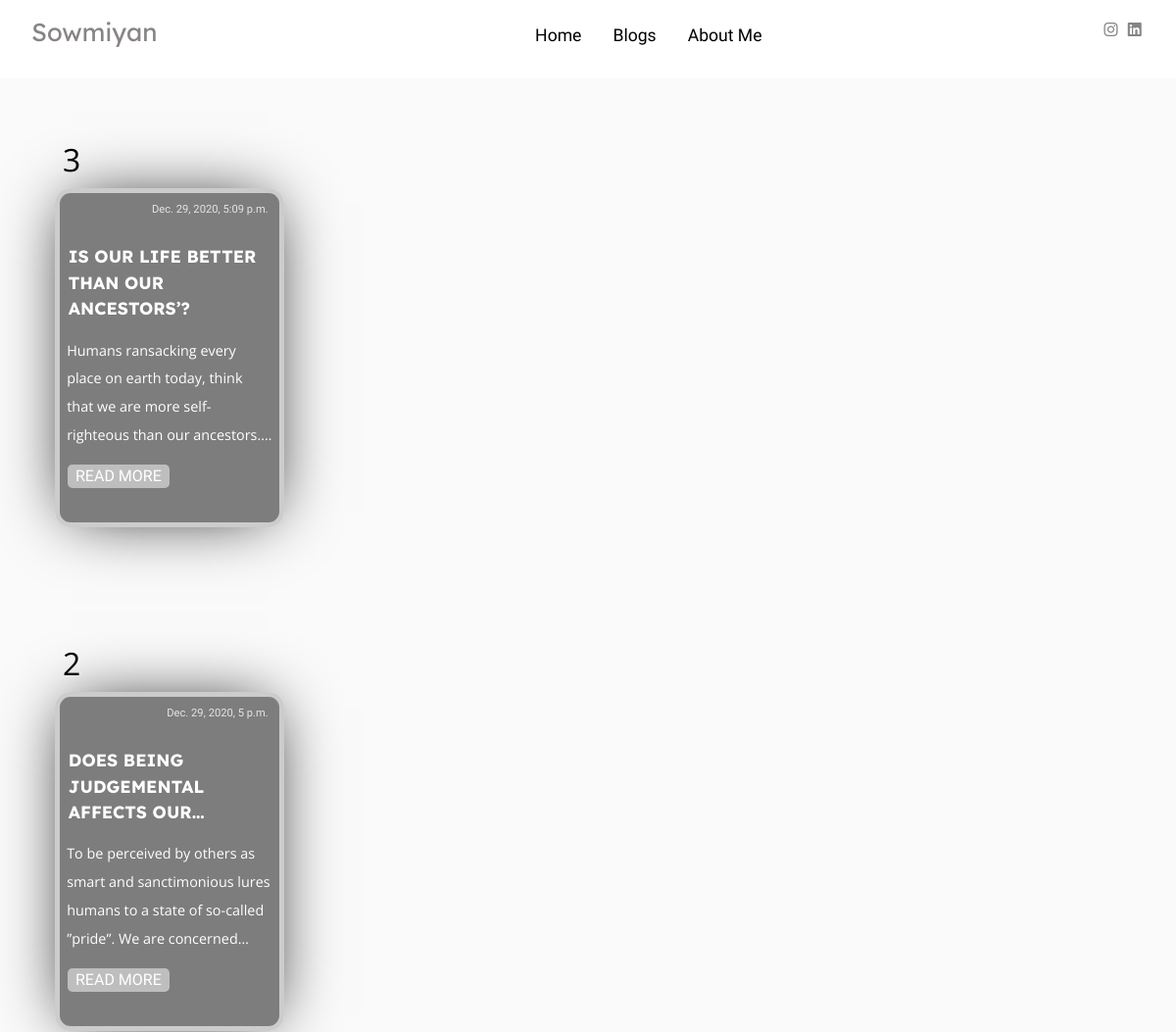
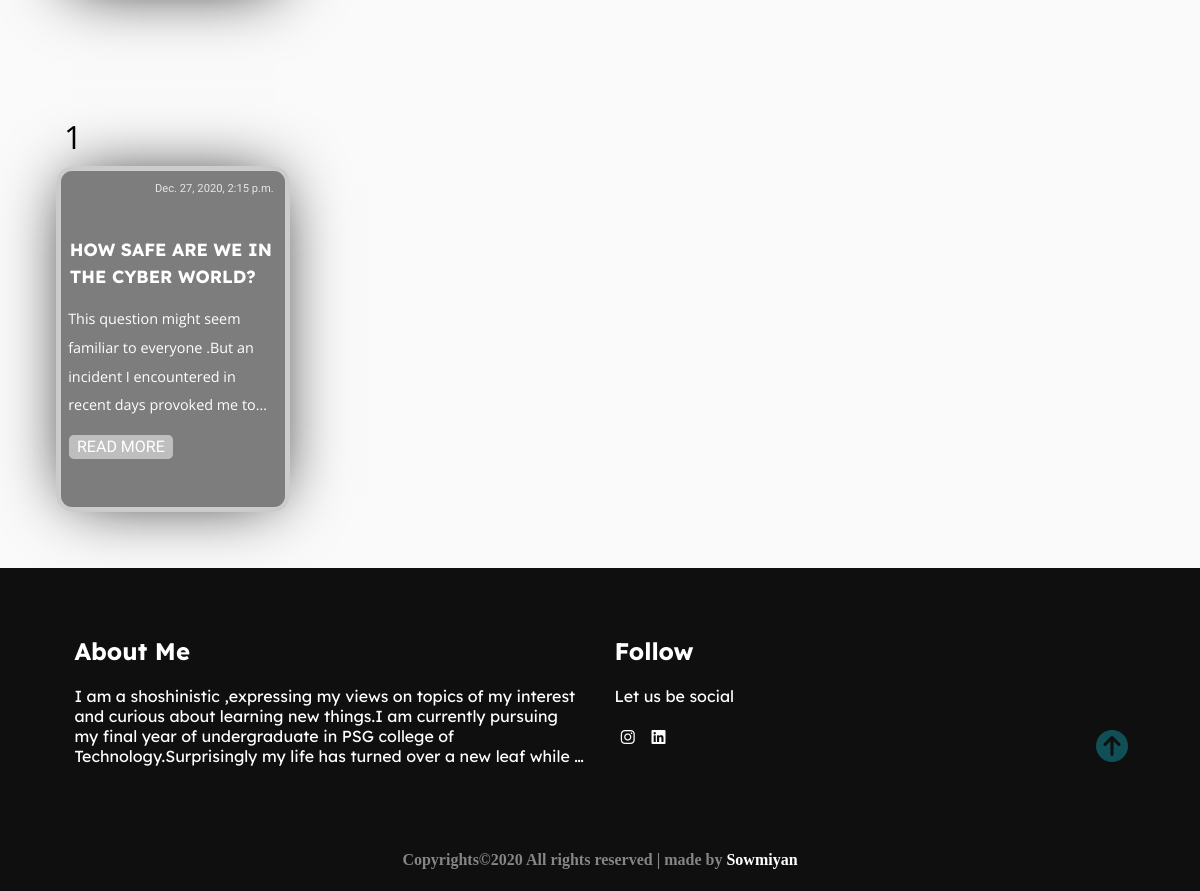
The app's page /articles/ with its own data (2 pictures, top to bottom).
### articles/models.py (models this page shows, shortened)
class Article(models.Model):
    title=models.CharField(max_length=100)
    slug=models.SlugField(default='slug')
    body=models.TextField()
    date=models.DateTimeField(auto_now_add=True)
    image=models.ImageField(blank=True, null=True, upload_to='media/')
    image2=models.ImageField(blank=True, null=True, upload_to='media/')
    number=models.IntegerField(blank=True, null =True)
    para=models.TextField(default="para")
    def snippet(self):
        return self.body[:200]

### articles/views.py (the view)
# urls.py: path('articles/', views.article_list),
def article_list(request):
    articles=Article.objects.all().order_by('number').reverse()
    return render(request,'articles/list.html', {'articles' : articles})

### templates/articles/list.html (shortened to what this page needs)
{% extends 'base.html' %}
{% block content %}
<div class="blog-layout">
<div class="row">
  {% for i in articles %}
     <section class="cards-wrapper">
     <div class="card-grid-space">
       <div class="num">{{i.number}}</div>
         <a class="card"  href="{% url 'detail' slug=i.slug %}" style="--bg-img: url(https://coolbackgrounds.io/images/backgrounds/index/compute-ea4c57a4.png)">
         <div >
           <h1>{{i.title}}</h1>
           <p>{{i.snippet | safe}}</p>
           <div class="date">{{i.date}}</div>
           <div class="tags">
           <div class="tag">READ MORE
           </div>
           </div>
         </div>
       </a>
     </div>
   </section>
{% endfor %}
</div>
</div>
{% endblock content %}

### static/css/style.css (style rules this page uses)
html,body { margin:0%; box-sizing:border-box; overflow-x:hidden; }
:root { --text-gray:#878483; --text-light:#413E3C; --bg-color:#0f0f0f; --white:#ffffff; --midnight:#104f55; --sky: linear-gradient(to right, #4facfe 0%, #00f2fe 100%); --Abel:'Abel',cursive; --Anton:'Anton',cursive; --Josefin:'Josefin',cursive; --Lexend:'Lexend Deca',cursive; --Livvic:'Livvic',cursive; }
a { text-decoration: none; color: var(--text-gray); }
h1 { font-family: var(--Lexend); font-size:2.5rem; }
p { font-family: var(--Lexend); color:var(--text-light); }

### templates/articles/list.html (style rules this page uses)
:root { --color: #3c3163; --transition-time: 0.5s; }
.blog-layout { margin:0; width:100%; min-height: 100vh; font-family: 'Open Sans'; background: #fafafa; justify-content:center; align-items:center; }
a { color: inherit; }
.cards-wrapper { display: grid; justify-content: center; align-items: center; grid-gap: 4rem; padding: 3rem; margin-rigth:1rem; width: max-content; }
.card { font-family: 'Heebo'; --bg-filter-opacity: 0.5; background-image: linear-gradient(rgba(0,0,0,var(--bg-filter-opacity)),rgba(0,0,0,var(--bg-filter-opacity))), var(--bg-img); height: 20em; width: 14em; font-size: 1em; color: white; border-radius: 1em; margin:0.5em; padding-top:1em; display: flex; align-items: center; background-size: cover; background-position: center; box-shadow: 0 0 4em -1em black; transition: all, var(--transition-time); position: relative; overflow: hidden; border: 5px solid #ccc; text-decoration: none; }
.card h1 { margin-top:0.5em; text-transform:uppercase; overflow: hidden; display: -webkit-box; -webkit-line-clamp: 3; -webkit-box-orient: vertical; font-size: 1.1em; margin:0.5em; line-height: 1.5em; }
.card p { font-size: 0.9em; color: white; overflow: hidden; display: -webkit-box; -webkit-line-clamp: 4; -webkit-box-orient: vertical; font-family: 'Open Sans'; margin: 0.5em; line-height: 2em; }
.card .tags { display:-webkit-box; }
.card .tags .tag { font-size: 1em; background: rgba(255,255,255,0.5); border-radius: 0.3rem; padding: 0 0.5em; margin: 0.5em; line-height: 1.5em; transition: all, var(--transition-time); }
.card .date { position: absolute; top: 0; right: 0; font-size: 0.7em; padding: 1em; line-height: 1em; opacity: .8; }
.card:before, .card:after { content: ''; transform: scale(0); transform-origin: top left; border-radius: 50%; position: absolute; left: -50%; top: -50%; z-index: -5; transition: all, var(--transition-time); transition-timing-function: ease-in-out; }
.card:before { background: #ddd; width: 250%; height: 250%; }
.card:after { background: white; width: 200%; height: 200%; }
.card-grid-space .num { font-size: 2em; margin-top: 0.8rem; margin-left: 1rem; }
@media screen and (max-width: 1285px) { .cards-wrapper { grid-template-columns: 1fr 1fr; } }

### records on screen
Article: number "3", title "IS OUR LIFE BETTER THAN OUR ANCESTORS’?", snippet "Humans ransacking every place on earth today, think that we are more self-righteous than our…", date "Dec. 29, 2020, 5:09 p.m."
Article: number "2", title "DOES BEING JUDGEMENTAL AFFECTS…", snippet "To be perceived by others as smart and sanctimonious lures humans to a state of so-called ”pride”. We are…", date "Dec. 29, 2020, 5 p.m."
Article: number "1", title "HOW SAFE ARE WE IN THE CYBER WORLD?", snippet "This question might seem familiar to everyone .But an incident I encountered in recent days provoked me…", date "Dec. 27, 2020, 2:15 p.m."
